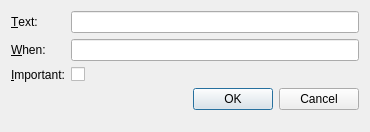
<?xml version="1.0" encoding="UTF-8"?>
<ui version="4.0">
 <class>CreateReminderDialog</class>
 <widget class="QDialog" name="CreateReminderDialog">
  <property name="geometry">
   <rect>
    <x>0</x>
    <y>0</y>
    <width>370</width>
    <height>132</height>
   </rect>
  </property>
  <property name="windowTitle">
   <string>Create Reminder</string>
  </property>
  <layout class="QFormLayout" name="formLayout">
   <item row="0" column="0">
    <widget class="QLabel" name="textLabel">
     <property name="text">
      <string>&amp;Text:</string>
     </property>
     <property name="buddy">
      <cstring>textLineEdit</cstring>
     </property>
    </widget>
   </item>
   <item row="0" column="1">
    <widget class="QLineEdit" name="textLineEdit">
     <property name="toolTip">
      <string>Enter a description of what to be reminded</string>
     </property>
     <property name="clearButtonEnabled">
      <bool>true</bool>
     </property>
    </widget>
   </item>
   <item row="1" column="0">
    <widget class="QLabel" name="whenLabel">
     <property name="text">
      <string>&amp;When:</string>
     </property>
     <property name="buddy">
      <cstring>whenLineEdit</cstring>
     </property>
    </widget>
   </item>
   <item row="1" column="1">
    <widget class="QLineEdit" name="whenLineEdit">
     <property name="toolTip">
      <string>Expression to describe when the reminder should be triggered</string>
     </property>
     <property name="whatsThis">
      <string>&lt;html&gt;&lt;head/&gt;&lt;body&gt;&lt;p&gt;&lt;span style=&quot; font-size:12pt; text-decoration: underline;&quot;&gt;Syntax Specification:&lt;/span&gt;&lt;/p&gt;&lt;p&gt;You can enter an &lt;span style=&quot; font-style:italic;&quot;&gt;&amp;lt;expression&amp;gt;&lt;/span&gt; to define timepoints to remind you. An expression can be: &lt;/p&gt;&lt;p&gt;&lt;table border=&quot;0&quot; style=&quot; margin-top:0px; margin-bottom:0px; margin-left:0px; margin-right:0px;&quot; cellspacing=&quot;2&quot; cellpadding=&quot;0&quot;&gt;&lt;tr&gt;&lt;td&gt;&lt;p&gt;&lt;span style=&quot; font-weight:600;&quot;&gt;conjuction &lt;/span&gt;&lt;/p&gt;&lt;/td&gt;&lt;td&gt;&lt;p&gt;:= &lt;span style=&quot; font-style:italic;&quot;&gt;&amp;lt;expression&amp;gt; ; &amp;lt;expression&amp;gt; [; &amp;lt;expression&amp;gt; …]&lt;/span&gt;&lt;/p&gt;&lt;/td&gt;&lt;/tr&gt;&lt;tr&gt;&lt;td&gt;&lt;p&gt;&lt;span style=&quot; font-weight:600;&quot;&gt;timespan &lt;/span&gt;&lt;/p&gt;&lt;/td&gt;&lt;td&gt;&lt;p&gt;:= &lt;span style=&quot; font-style:italic;&quot;&gt;in &amp;lt;sequence&amp;gt; [on|at|in &amp;lt;datum&amp;gt;] [&amp;lt;time&amp;gt;]&lt;/span&gt;&lt;/p&gt;&lt;/td&gt;&lt;/tr&gt;&lt;tr&gt;&lt;td&gt;&lt;p&gt;&lt;span style=&quot; font-weight:600;&quot;&gt;loop &lt;/span&gt;&lt;/p&gt;&lt;/td&gt;&lt;td&gt;&lt;p&gt;:= &lt;span style=&quot; font-style:italic;&quot;&gt;every &amp;lt;type&amp;gt; [on|at|in &amp;lt;datum&amp;gt;] [&amp;lt;time&amp;gt;] [from [&amp;lt;tpoint&amp;gt;] [&amp;lt;time&amp;gt;]] [until [&amp;lt;tpoint&amp;gt;] [&amp;lt;time&amp;gt;]]&lt;/span&gt;&lt;/p&gt;&lt;/td&gt;&lt;/tr&gt;&lt;tr&gt;&lt;td&gt;&lt;p&gt;&lt;span style=&quot; font-weight:600;&quot;&gt;point &lt;/span&gt;&lt;/p&gt;&lt;/td&gt;&lt;td&gt;&lt;p&gt;:= &lt;span style=&quot; font-style:italic;&quot;&gt;[[on|next] &amp;lt;tpoint&amp;gt;] [&amp;lt;time&amp;gt;]&lt;/span&gt;&lt;/p&gt;&lt;/td&gt;&lt;/tr&gt;&lt;/table&gt;&lt;/p&gt;&lt;p&gt;&lt;span style=&quot; text-decoration: underline;&quot;&gt;Basic Types:&lt;/span&gt;&lt;span style=&quot; font-weight:600;&quot;&gt;&lt;br/&gt;&lt;/span&gt;The specifications above make use of a bunch of basic types. These types are: &lt;/p&gt;&lt;p&gt;&lt;table border=&quot;0&quot; style=&quot; margin-top:0px; margin-bottom:0px; margin-left:0px; margin-right:0px;&quot; cellspacing=&quot;2&quot; cellpadding=&quot;0&quot;&gt;&lt;tr&gt;&lt;td&gt;&lt;p&gt;&lt;span style=&quot; font-weight:600;&quot;&gt;datum &lt;/span&gt;&lt;/p&gt;&lt;/td&gt;&lt;td&gt;&lt;p&gt;:= &lt;span style=&quot; font-style:italic;&quot;&gt;&amp;lt;weekday&amp;gt; | &amp;lt;day&amp;gt; | &amp;lt;month&amp;gt; | &amp;lt;mday&amp;gt;&lt;/span&gt;&lt;/p&gt;&lt;/td&gt;&lt;/tr&gt;&lt;tr&gt;&lt;td&gt;&lt;p&gt;&lt;span style=&quot; font-weight:600;&quot;&gt;sequence &lt;/span&gt;&lt;/p&gt;&lt;/td&gt;&lt;td&gt;&lt;p&gt;:= &lt;span style=&quot; font-style:italic;&quot;&gt;{int} &amp;lt;span&amp;gt; [and {int} &amp;lt;span&amp;gt; …]&lt;/span&gt;&lt;/p&gt;&lt;/td&gt;&lt;/tr&gt;&lt;tr&gt;&lt;td&gt;&lt;p&gt;&lt;span style=&quot; font-weight:600;&quot;&gt;type &lt;/span&gt;&lt;/p&gt;&lt;/td&gt;&lt;td&gt;&lt;p&gt;:= &lt;span style=&quot; font-style:italic;&quot;&gt;&amp;lt;datum&amp;gt; | &amp;lt;sequence&amp;gt;&lt;/span&gt;&lt;/p&gt;&lt;/td&gt;&lt;/tr&gt;&lt;tr&gt;&lt;td&gt;&lt;p&gt;&lt;span style=&quot; font-weight:600;&quot;&gt;tpoint &lt;/span&gt;&lt;/p&gt;&lt;/td&gt;&lt;td&gt;&lt;p&gt;:= &lt;span style=&quot; font-style:italic;&quot;&gt;&amp;lt;date&amp;gt; | &amp;lt;datum&amp;gt; | &amp;lt;year&amp;gt; | &amp;lt;ahead&amp;gt;&lt;/span&gt;&lt;/p&gt;&lt;/td&gt;&lt;/tr&gt;&lt;/table&gt;&lt;/p&gt;&lt;p&gt;&lt;table border=&quot;0&quot; style=&quot; margin-top:0px; margin-bottom:0px; margin-left:0px; margin-right:0px;&quot; cellspacing=&quot;2&quot; cellpadding=&quot;0&quot;&gt;&lt;tr&gt;&lt;td&gt;&lt;p&gt;&lt;span style=&quot; font-weight:600;&quot;&gt;time &lt;/span&gt;&lt;/p&gt;&lt;/td&gt;&lt;td&gt;&lt;p&gt;:= &lt;span style=&quot; font-style:italic;&quot;&gt;[at] {hh[:mm]} | {hh] oclock&lt;/span&gt;&lt;/p&gt;&lt;/td&gt;&lt;/tr&gt;&lt;tr&gt;&lt;td&gt;&lt;p&gt;&lt;span style=&quot; font-weight:600;&quot;&gt;date &lt;/span&gt;&lt;/p&gt;&lt;/td&gt;&lt;td&gt;&lt;p&gt;:= &lt;span style=&quot; font-style:italic;&quot;&gt;{dd-MM-yyyy}&lt;/span&gt;&lt;/p&gt;&lt;/td&gt;&lt;/tr&gt;&lt;tr&gt;&lt;td&gt;&lt;p&gt;&lt;span style=&quot; font-weight:600;&quot;&gt;weekday &lt;/span&gt;&lt;/p&gt;&lt;/td&gt;&lt;td&gt;&lt;p&gt;:= &lt;span style=&quot; font-style:italic;&quot;&gt;{Monday..Sunday}&lt;/span&gt;&lt;/p&gt;&lt;/td&gt;&lt;/tr&gt;&lt;tr&gt;&lt;td&gt;&lt;p&gt;&lt;span style=&quot; font-weight:600;&quot;&gt;day &lt;/span&gt;&lt;/p&gt;&lt;/td&gt;&lt;td&gt;&lt;p&gt;:= &lt;span style=&quot; font-style:italic;&quot;&gt;{01..31}.&lt;/span&gt;&lt;/p&gt;&lt;/td&gt;&lt;/tr&gt;&lt;tr&gt;&lt;td&gt;&lt;p&gt;&lt;span style=&quot; font-weight:600;&quot;&gt;month &lt;/span&gt;&lt;/p&gt;&lt;/td&gt;&lt;td&gt;&lt;p&gt;:= &lt;span style=&quot; font-style:italic;&quot;&gt;{01..12} | {Janurary..December}&lt;/span&gt;&lt;/p&gt;&lt;/td&gt;&lt;/tr&gt;&lt;tr&gt;&lt;td&gt;&lt;p&gt;&lt;span style=&quot; font-weight:600;&quot;&gt;year &lt;/span&gt;&lt;/p&gt;&lt;/td&gt;&lt;td&gt;&lt;p&gt;:= &lt;span style=&quot; font-style:italic;&quot;&gt;yyyy&lt;/span&gt;&lt;/p&gt;&lt;/td&gt;&lt;/tr&gt;&lt;tr&gt;&lt;td&gt;&lt;p&gt;&lt;span style=&quot; font-weight:600;&quot;&gt;mday &lt;/span&gt;&lt;/p&gt;&lt;/td&gt;&lt;td&gt;&lt;p&gt;:= &lt;span style=&quot; font-style:italic;&quot;&gt;{dd-MM}&lt;/span&gt;&lt;/p&gt;&lt;/td&gt;&lt;/tr&gt;&lt;tr&gt;&lt;td&gt;&lt;p&gt;&lt;span style=&quot; font-weight:600;&quot;&gt;span &lt;/span&gt;&lt;/p&gt;&lt;/td&gt;&lt;td&gt;&lt;p&gt;:= &lt;span style=&quot; font-style:italic;&quot;&gt;minute | hour | day | week | month | year&lt;/span&gt;&lt;/p&gt;&lt;/td&gt;&lt;/tr&gt;&lt;tr&gt;&lt;td&gt;&lt;p&gt;&lt;span style=&quot; font-weight:600;&quot;&gt;ahead &lt;/span&gt;&lt;/p&gt;&lt;/td&gt;&lt;td&gt;&lt;p&gt;:= &lt;span style=&quot; font-style:italic;&quot;&gt;tomorrow | today&lt;/span&gt;&lt;/p&gt;&lt;/td&gt;&lt;/tr&gt;&lt;/table&gt;&lt;/p&gt;&lt;p&gt;&lt;span style=&quot; text-decoration: underline;&quot;&gt;Custom Formats:&lt;br/&gt;&lt;/span&gt;For many of the formats above, you can customize the keywords to be used in the settings. For the &amp;lt;date&amp;gt; and &amp;lt;mday&amp;gt; formats, you can even define custom formats to be accepted. Check the settings for details on those formats.&lt;/p&gt;&lt;/body&gt;&lt;/html&gt;</string>
     </property>
     <property name="clearButtonEnabled">
      <bool>true</bool>
     </property>
    </widget>
   </item>
   <item row="2" column="0">
    <widget class="QLabel" name="importantLabel">
     <property name="text">
      <string>&amp;Important:</string>
     </property>
     <property name="buddy">
      <cstring>importantCheckBox</cstring>
     </property>
    </widget>
   </item>
   <item row="2" column="1">
    <widget class="QCheckBox" name="importantCheckBox">
     <property name="toolTip">
      <string>Important reminders will show up with additional visual and audio signals to be seens easier</string>
     </property>
    </widget>
   </item>
   <item row="3" column="0">
    <spacer name="horizontalSpacer">
     <property name="orientation">
      <enum>Qt::Horizontal</enum>
     </property>
     <property name="sizeHint" stdset="0">
      <size>
       <width>40</width>
       <height>23</height>
      </size>
     </property>
    </spacer>
   </item>
   <item row="3" column="1">
    <widget class="QDialogButtonBox" name="buttonBox">
     <property name="orientation">
      <enum>Qt::Horizontal</enum>
     </property>
     <property name="standardButtons">
      <set>QDialogButtonBox::Cancel|QDialogButtonBox::Ok</set>
     </property>
    </widget>
   </item>
  </layout>
  <action name="actionExpression_Syntax">
   <property name="icon">
    <iconset theme="help-whatsthis" resource="remindmewidgets.qrc">
     <normaloff>:/icons/help.ico</normaloff>:/icons/help.ico</iconset>
   </property>
   <property name="text">
    <string>Expression &amp;Syntax</string>
   </property>
   <property name="toolTip">
    <string>Show the expression syntax</string>
   </property>
  </action>
 </widget>
 <tabstops>
  <tabstop>textLineEdit</tabstop>
  <tabstop>whenLineEdit</tabstop>
  <tabstop>importantCheckBox</tabstop>
 </tabstops>
 <resources>
  <include location="remindmewidgets.qrc"/>
 </resources>
 <connections>
  <connection>
   <sender>buttonBox</sender>
   <signal>accepted()</signal>
   <receiver>CreateReminderDialog</receiver>
   <slot>accept()</slot>
   <hints>
    <hint type="sourcelabel">
     <x>248</x>
     <y>254</y>
    </hint>
    <hint type="destinationlabel">
     <x>157</x>
     <y>274</y>
    </hint>
   </hints>
  </connection>
  <connection>
   <sender>buttonBox</sender>
   <signal>rejected()</signal>
   <receiver>CreateReminderDialog</receiver>
   <slot>reject()</slot>
   <hints>
    <hint type="sourcelabel">
     <x>316</x>
     <y>260</y>
    </hint>
    <hint type="destinationlabel">
     <x>286</x>
     <y>274</y>
    </hint>
   </hints>
  </connection>
 </connections>
</ui>
